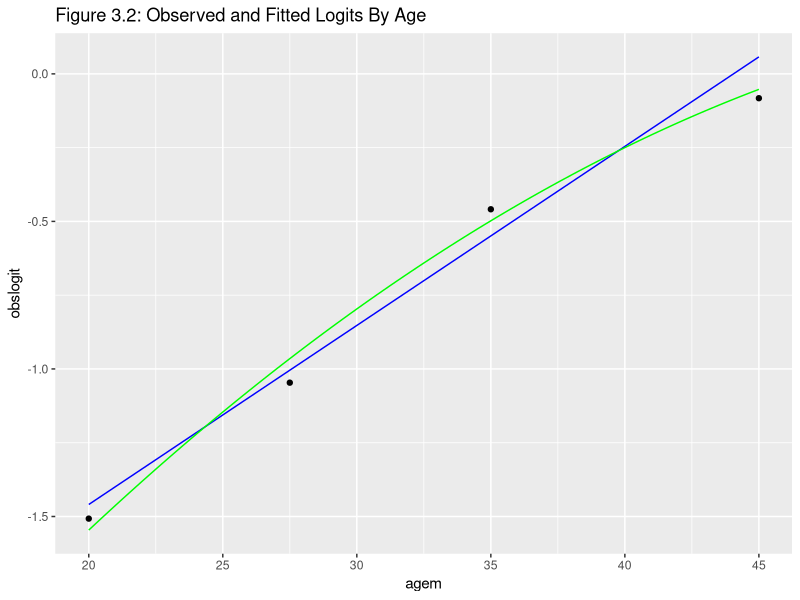

Generate this figure with R:
## ---- chunk 1
knitr::opts_chunk$set(comment = NA, prompt = TRUE)
## ---- chunk 2
library(dplyr)
cuse <- data.frame(matrix(c(
1,  72, 325,
2, 105, 299,
3, 237, 375,
4,  93, 101), 4, 3, byrow=TRUE))
names(cuse) <- c("ageg", "users", "nonusers")
cuse <- mutate(cuse, n = users + nonusers,
	ageg = factor(ageg, labels=c("< 25","25-29","30-39","40-49")),
	Y = cbind(users, nonusers))
cuse
## ---- chunk 3
mageg = glm(Y ~ ageg, family=binomial, data=cuse)
summary(mageg)
## ---- chunk 4
deviance(glm(Y ~ 1, family=binomial, data=cuse)) # minus 0
## ---- chunk 5
b <- coef(mageg)[-1]
V <- vcov(mageg)[-1,-1]
t(b) %*% solve(V) %*% b 
## ---- chunk 6
cuse <- mutate(cuse, obslogit = predict(mageg)) # or qlogis(users/n)
## ---- chunk 7
cuse <- mutate(cuse, agem = c(20, 27.5, 35, 45)[as.numeric(ageg)])
## ---- chunk 8
magem <- glm(Y ~ agem, family=binomial, data=cuse)
summary(magem)
exp(coef(magem)["agem"])
## ---- chunk 9
-2*(logLik(magem)-logLik(mageg))
## ---- chunk 10
mutate(cuse, pusers = fitted(magem)*n) |> 
  summarize(dev = 2*sum(users*log(users/pusers) + 
    (n-users)*log((n-users)/(n-pusers))))
## ---- chunk 11
library(ggplot2)
cuse <- mutate(cuse, agemcsq = (agem - mean(agem))^2)
magesq <- glm(Y ~ agem + agemcsq, family=binomial, data=cuse)
b <- coef(magesq)
f1 <- function(x) coef(magem)[1] + coef(magem)[2]*x
f2 <- function(x) b[1] + b[2]*x + b[3]*(x-mean(cuse$agem))^2
png("fig32r.png", width=500, height=400)
ggplot(cuse, aes(agem, obslogit)) + geom_point() +
  geom_function(fun=f1, color="blue") + 
  geom_function(fun=f2, color="green") +
  ggtitle("Figure 3.2: Observed and Fitted Logits By Age")
dev.off()
